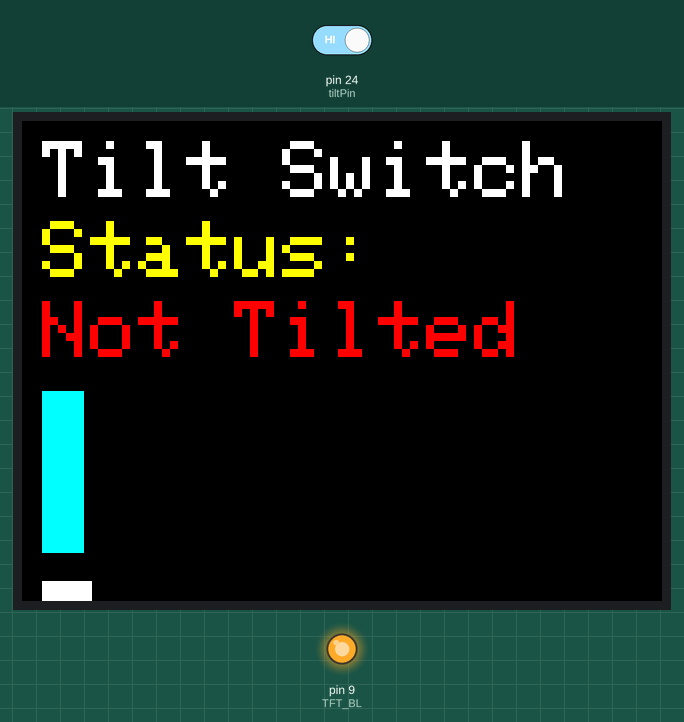
Recording of a sketch running on a simulated Arduino Mega 2560, built with avr-gcc and run on an emulated ATmega2560. Shown: 320×240 colour display, output pins drawn as LEDs (lit = HIGH). The test bench sets the inputs (shaded band); at power-on: pin 24 (tiltPin) HIGH. What the sketch prints to the serial monitor is not drawn.

Above: at 1.4 s.
1.5 s: pin 24 (tiltPin) driven LOW
At 3.5 s:
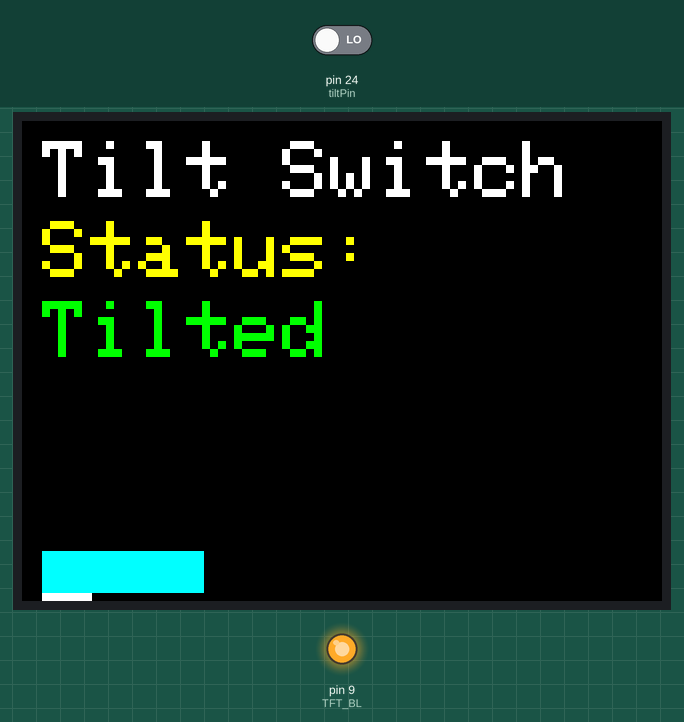
3.8 s: pin 24 (tiltPin) driven HIGH
At 5.7 s:
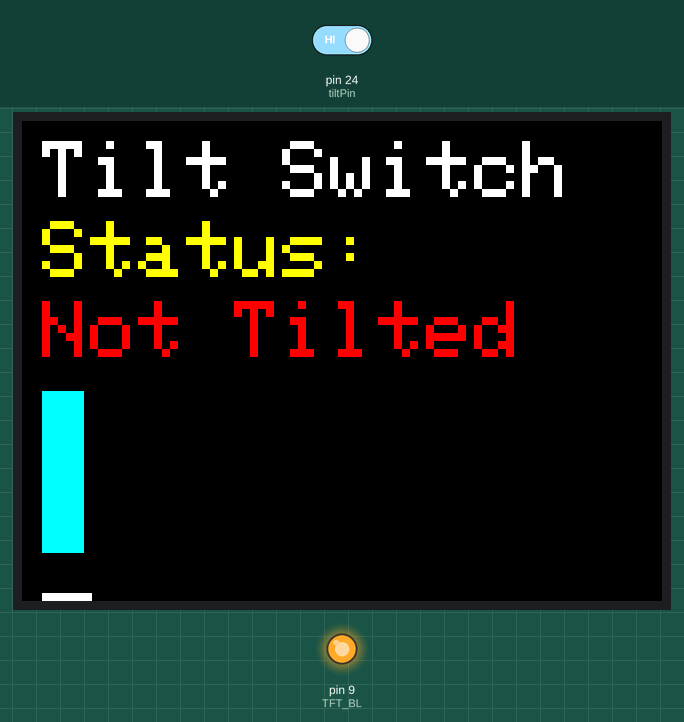
6.4 s: pin 24 (tiltPin) driven LOW
At 6.87 s:
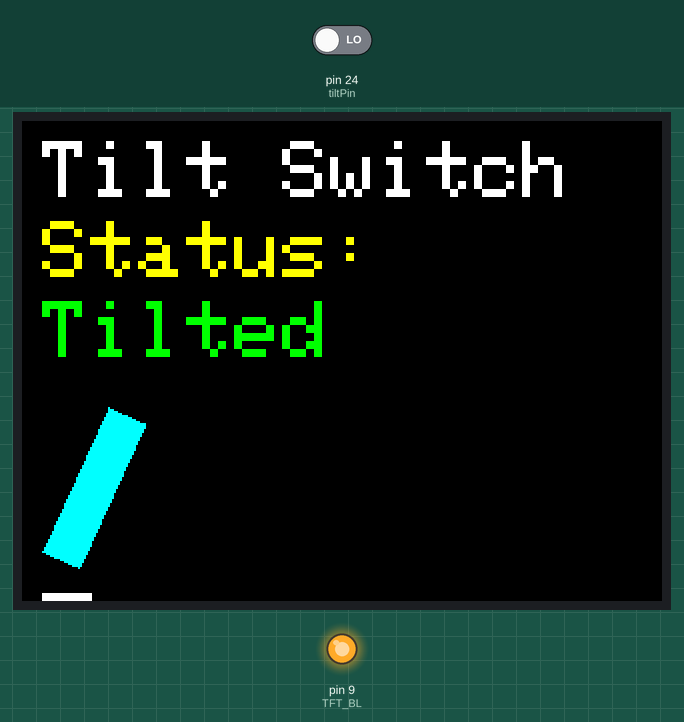
Timing chart, 0 to 9.4 s (numbered marks = the images above; inputs shaded):
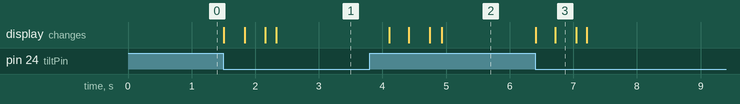

The sketch:

Ardiuno_TiltSwitch_TFT.ino
```cpp
#include <Adafruit_GFX.h>
#include <Adafruit_ST7789.h>
#include <SPI.h>
#define TFT_CS     53
#define TFT_RST    8
#define TFT_DC     7
#define TFT_BL     9
Adafruit_ST7789 tft = Adafruit_ST7789(TFT_CS, TFT_DC, TFT_RST);
const int tiltPin = 24;
int barAngle = 0;
bool isTilted = false;
bool lastTiltedState = false;
unsigned long lastTiltTime = 0;
const unsigned long tiltDuration = 300;
const int barWidth = 20;
const int barLength = 80;
const int standWidth = 25;
const int standHeight = 15;
const int marginLeft = 10;
const int baseX = marginLeft;
const int baseY = 230;
unsigned long lastUpdate = 0;
const unsigned long updateInterval = 30;
int prevBarAngle = -1;
void setup() {
  pinMode(tiltPin, INPUT_PULLUP);
  pinMode(TFT_BL, OUTPUT);
  digitalWrite(TFT_BL, HIGH);
  Serial.begin(9600);
  tft.init(240, 320);
  tft.setRotation(1);
  tft.fillScreen(ST77XX_BLACK);
  tft.setTextSize(4);
  tft.setTextColor(ST77XX_WHITE);
  tft.setCursor(marginLeft, 10);
  tft.print("Tilt Switch");
  tft.setTextColor(ST77XX_YELLOW);
  tft.setCursor(marginLeft, 50);
  tft.print("Status:");
  tft.setCursor(marginLeft, 90);
  tft.setTextSize(4);
  tft.setTextColor(ST77XX_RED);
  tft.print("Not Tilted");
  drawStand();
  drawBarAtAngle(barAngle);
  prevBarAngle = barAngle;
}
void drawStand() {
  tft.fillRect(baseX, baseY, standWidth, standHeight, ST77XX_WHITE);
}
void clearBarAtAngle(int angle) {
  int x0 = baseX;
  int y0 = baseY - standHeight;
  float rad = radians(angle);
  float cosA = cos(rad);
  float sinA = sin(rad);
  int x1 = x0 + (int)(0 * cosA - 0 * sinA);
  int y1 = y0 + (int)(0 * sinA + 0 * cosA);
  int x2 = x0 + (int)(barWidth * cosA - 0 * sinA);
  int y2 = y0 + (int)(barWidth * sinA + 0 * cosA);
  int x3 = x0 + (int)(barWidth * cosA - (-barLength) * sinA);
  int y3 = y0 + (int)(barWidth * sinA + (-barLength) * cosA);
  int x4 = x0 + (int)(0 * cosA - (-barLength) * sinA);
  int y4 = y0 + (int)(0 * sinA + (-barLength) * cosA);
  fillPolygon(x1, y1, x2, y2, x3, y3, x4, y4, ST77XX_BLACK);
}


void drawBarAtAngle(int angle) {
  int x0 = baseX;
  int y0 = baseY - standHeight;
  float rad = radians(angle);
  float cosA = cos(rad);
  float sinA = sin(rad);
  int x1 = x0 + (int)(0 * cosA - 0 * sinA);
  int y1 = y0 + (int)(0 * sinA + 0 * cosA);
  int x2 = x0 + (int)(barWidth * cosA - 0 * sinA);
  int y2 = y0 + (int)(barWidth * sinA + 0 * cosA);
  int x3 = x0 + (int)(barWidth * cosA - (-barLength) * sinA);
  int y3 = y0 + (int)(barWidth * sinA + (-barLength) * cosA);
  int x4 = x0 + (int)(0 * cosA - (-barLength) * sinA);
  int y4 = y0 + (int)(0 * sinA + (-barLength) * cosA);
  fillPolygon(x1, y1, x2, y2, x3, y3, x4, y4, ST77XX_CYAN);
}
void fillPolygon(int x1, int y1, int x2, int y2, int x3, int y3, int x4, int y4, uint16_t color) {
  tft.fillTriangle(x1, y1, x2, y2, x3, y3, color);
  tft.fillTriangle(x3, y3, x4, y4, x1, y1, color);
}
void loop() {
  unsigned long currentMillis = millis();
  int state = digitalRead(tiltPin);
  if (state == LOW) {
    lastTiltTime = currentMillis;
    isTilted = true;
  }
  if (isTilted && (currentMillis - lastTiltTime > tiltDuration)) {
    isTilted = false;
  }
  if (isTilted != lastTiltedState) {
    lastTiltedState = isTilted;
    Serial.println(isTilted ? "Tilted" : "Not Tilted");
    tft.fillRect(marginLeft, 90, 240, 30, ST77XX_BLACK);
    tft.setCursor(marginLeft, 90);
    tft.setTextSize(4);
    tft.setTextColor(isTilted ? ST77XX_GREEN : ST77XX_RED);
    tft.print(isTilted ? "Tilted" : "Not Tilted");
  }
  if (currentMillis - lastUpdate >= updateInterval) {
    lastUpdate = currentMillis;
    int targetAngle = isTilted ? 90 : 0;
    if (barAngle != targetAngle) {
      clearBarAtAngle(barAngle);
      if (barAngle < targetAngle) {
        barAngle += 5;
        if (barAngle > targetAngle) barAngle = targetAngle;
      } else if (barAngle > targetAngle) {
        barAngle -= 5;
        if (barAngle < targetAngle) barAngle = targetAngle;
      }
      drawBarAtAngle(barAngle);
      prevBarAngle = barAngle;
    }
  }
}
```

Measured:
- after the input at 1.5 s, the display: first changes at once (image 1 shows a later state)
- after the input at 3.8 s, the display: first changes after 0.31 s (image 2 shows a later state)
- after the input at 6.4 s, the display: first changes at once (image 3 shows a later state)
